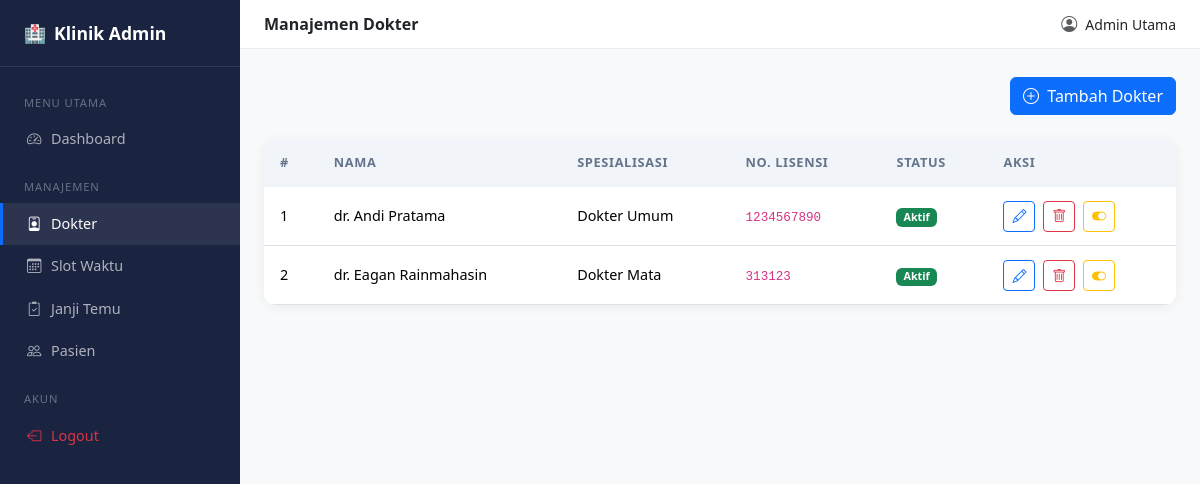
Before: /admin/doctors.php (signed in) with the older database file.
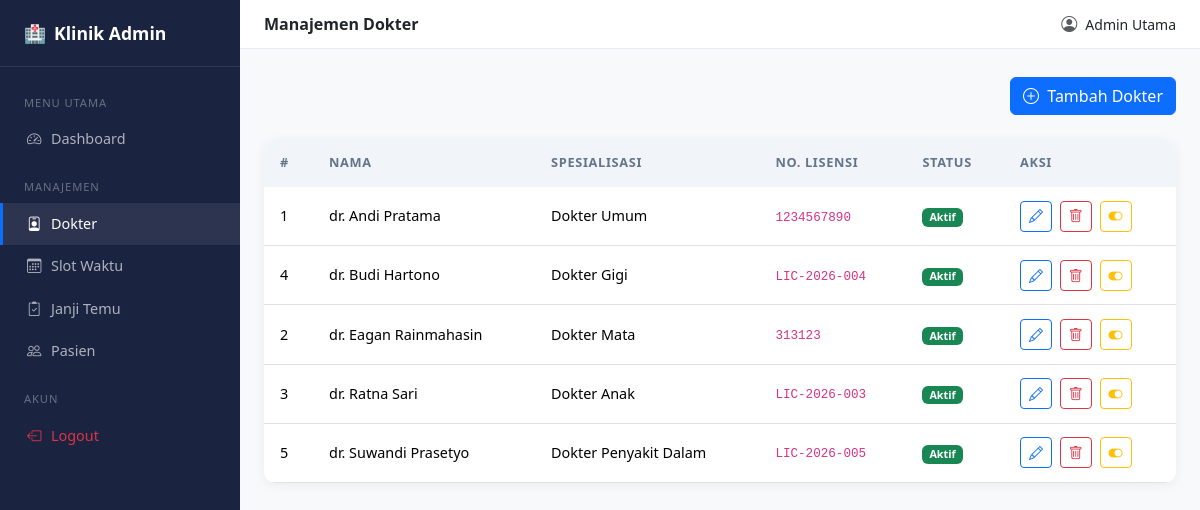
After: the same page with the newer database file.
### tables this page shows
CREATE TABLE `doctors` (
  `id` int(10) UNSIGNED NOT NULL,
  `full_name` varchar(100) NOT NULL,
  `specialization` varchar(100) DEFAULT NULL,
  `license_number` varchar(50) NOT NULL,
  `is_active` tinyint(1) NOT NULL DEFAULT 1,
  `deleted_at` datetime DEFAULT NULL
);

### admin/doctors.php (the view, shortened to what this page needs)
<?php
require_once '../config/config.php';
require_once '../includes/layout_admin.php';
$doctors = $pdo->query(
    "SELECT *
     FROM doctors
     WHERE deleted_at IS NULL
     ORDER BY full_name"
)->fetchAll();
?>
<div class="d-flex justify-content-between align-items-center mb-4">
    <button class="btn btn-primary" data-bs-toggle="modal" data-bs-target="#addModal">
        <i class="bi bi-plus-circle me-1"></i> Tambah Dokter
    </button>
</div>
<div class="card table-card">
    <div class="table-responsive">
        <table class="table table-hover">
            <thead>
                <tr>
                    <th>#</th>
                    <th>Nama</th>
                    <th>Spesialisasi</th>
                    <th>No. Lisensi</th>
                    <th>Status</th>
                    <th>Aksi</th>
                </tr>
            </thead>
            <tbody>
            <?php foreach ($doctors as $d): ?>
            <tr>
                <td><?= (int)$d['id'] ?></td>
                <td><?= htmlspecialchars($d['full_name']) ?></td>
                <td><?= htmlspecialchars($d['specialization'] ?? '-') ?></td>
                <td><code><?= htmlspecialchars($d['license_number']) ?></code></td>
                <td>
                    <span class="badge <?= !empty($d['is_active']) ? 'bg-success' : 'bg-secondary' ?>">
                        <?= !empty($d['is_active']) ? 'Aktif' : 'Nonaktif' ?>
                    </span>
                </td>
                <td>
                    <button
                        class="btn btn-sm btn-outline-primary me-1"
                        data-bs-toggle="modal"
                        data-bs-target="#editModal"
                        data-id="<?= (int)$d['id'] ?>"
                        data-name="<?= htmlspecialchars($d['full_name'], ENT_QUOTES) ?>"
                        data-spec="<?= htmlspecialchars($d['specialization'] ?? '', ENT_QUOTES) ?>"
                        data-lic="<?= htmlspecialchars($d['license_number'], ENT_QUOTES) ?>"
                    >
                        <i class="bi bi-pencil"></i>
                    </button>
                    <form method="post" class="d-inline" onsubmit="return confirm('Yakin ingin menghapus dokter ini? Data akan disembunyikan dari sistem.')">
                        <button type="submit" class="btn btn-sm btn-outline-danger me-1">
                            <i class="bi bi-trash"></i>
                        </button>
                    </form>
                    <form method="post" class="d-inline">
                        <button
                            type="submit"
                            class="btn btn-sm <?= !empty($d['is_active']) ? 'btn-outline-warning' : 'btn-outline-success' ?>"
                            title="<?= !empty($d['is_active']) ? 'Nonaktifkan' : 'Aktifkan' ?>"
                        >
                            <i class="bi bi-<?= !empty($d['is_active']) ? 'toggle-on' : 'toggle-off' ?>"></i>
                        </button>
                    </form>
                </td>
            </tr>
            <?php endforeach; ?>
            </tbody>
        </table>
    </div>
</div>
<?php require_once '../includes/layout_admin_end.php'; ?>

Changed rows visible on the page:
added doctors: id "4", full_name "dr. Budi Hartono", specialization "Dokter Gigi", license_number "LIC-2026-004", is_active "Aktif"
added doctors: id "3", full_name "dr. Ratna Sari", specialization "Dokter Anak", license_number "LIC-2026-003", is_active "Aktif"
added doctors: id "5", full_name "dr. Suwandi Prasetyo", specialization "Dokter Penyakit Dalam", license_number "LIC-2026-005", is_active "Aktif"
